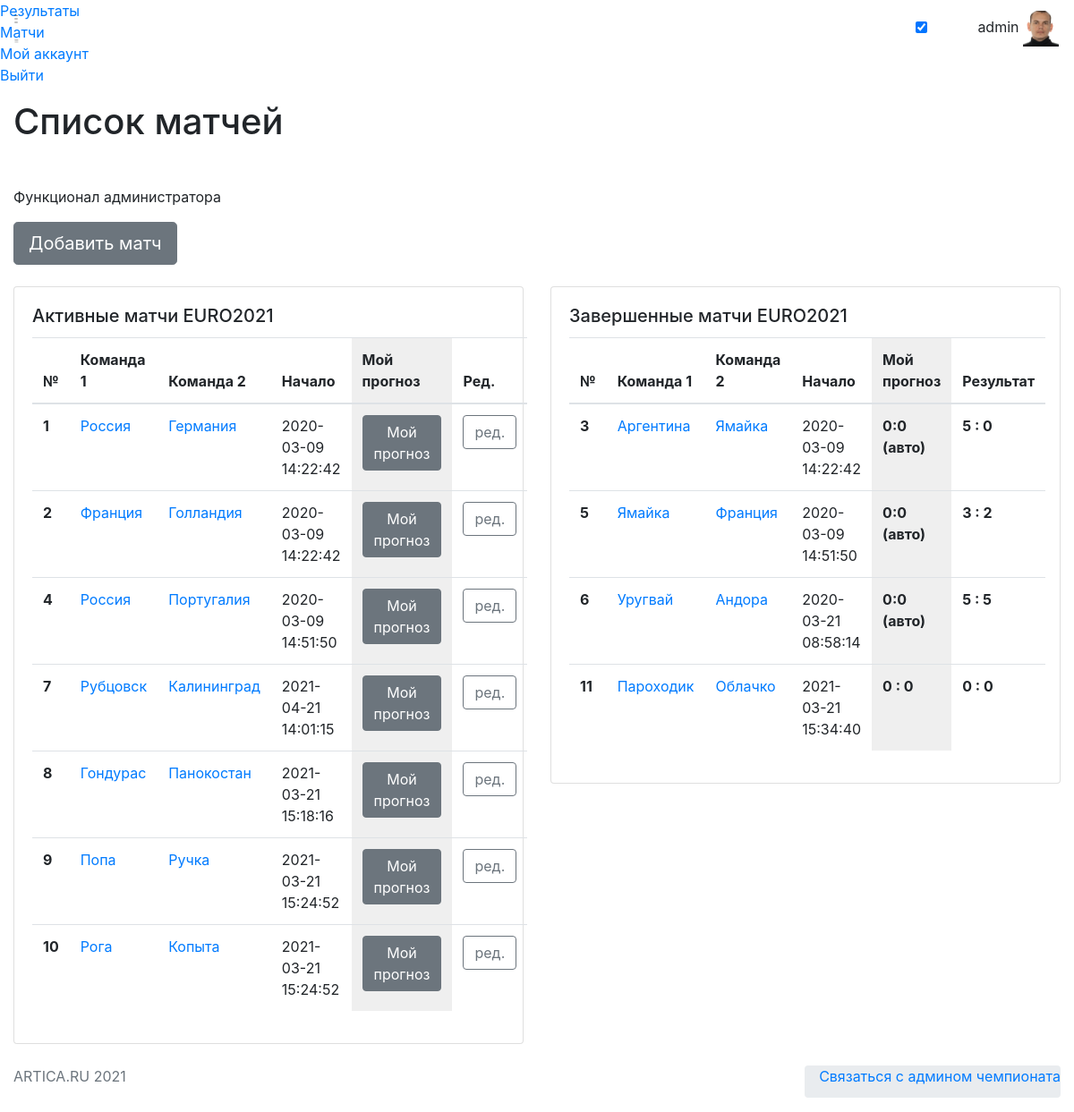
The page /matchs (signed in) on the database as committed earlier.
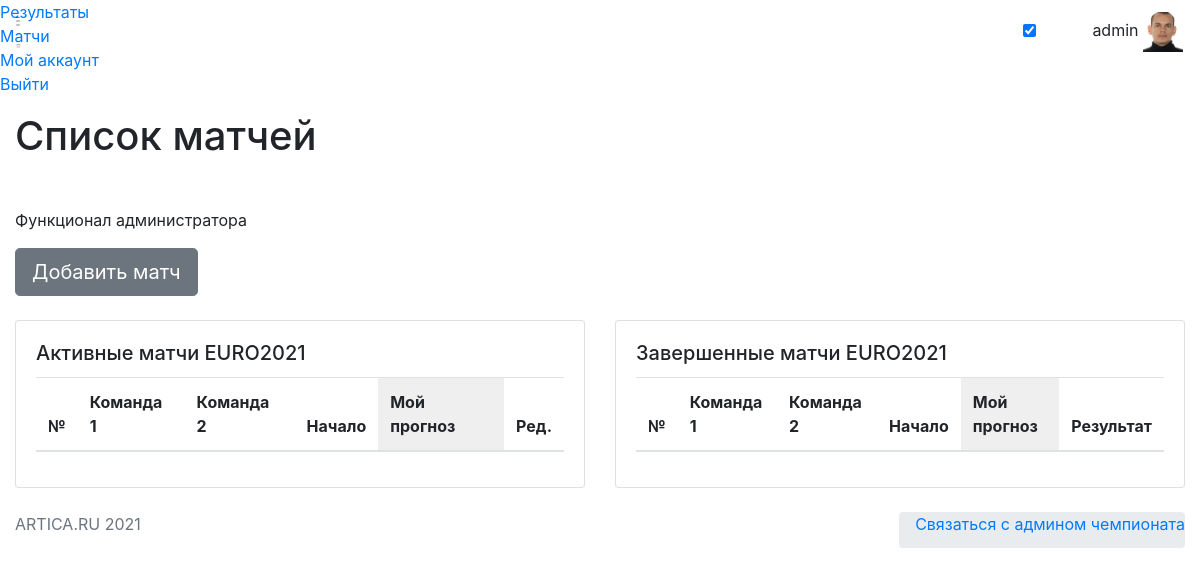
The same page on the database as committed later.
### app/models.py (models this page shows, shortened)
class User(UserMixin, db.Model):
    id = db.Column(db.Integer, primary_key=True)
    username = db.Column(db.String(64), index=True, unique=True)
    email = db.Column(db.String(120), index=True, unique=True)
    password_hash = db.Column(db.String(128))
    pred = db.relationship('Bets', backref='author', lazy='dynamic')
    avatar = db.Column(db.String(128))
    about_me = db.Column(db.String(140))
    fio = db.Column(db.String(140))

class Match(db.Model):
    id = db.Column(db.Integer, primary_key=True)
    team1 = db.Column(db.String(64))
    team2 = db.Column(db.String(64))
    t1_res =  db.Column(db.Integer)
    t2_res = db.Column(db.Integer)
    timestamp = db.Column(db.DateTime, index=True, default=datetime.utcnow)
    completed = db.Column(db.Boolean, default=False)

class Bets(db.Model):
    id = db.Column(db.Integer, primary_key=True)
    match_id = db.Column(db.String(140), db.ForeignKey('match.id'))
    user_id = db.Column(db.Integer, db.ForeignKey('user.id'))
    t1_pre = db.Column(db.Integer, default=0)
    t2_pre = db.Column(db.Integer, default=0)
    comment = db.Column(db.String(140))
    timestamp = db.Column(db.DateTime, index=True, default=datetime.utcnow)
    res_scor = db.Column(db.Integer)

### app/routes.py (the view)
@app.route('/matchs', methods=['GET', 'POST'])
@login_required
def matchs():
    matchs = Match.query.all()
    bets = Bets.query.filter_by(user_id=current_user.id).all()
    return render_template('matchs.html', matchs=matchs, bets=bets)

### app/models.py (called while the page is built)
@login.user_loader
def load_user(id):
    return User.query.get(int(id))

### app/templates/matchs.html (shortened to what this page needs)
{% extends  'base.html' %}
{% block content_title %}
    Список матчей
{% endblock %}
{% block content%}
    {% if current_user.username == 'admin' %}
    <div>
        <p>Функционал администратора</p>
    <form style="padding-bottom: 20px;" action="{{ url_for('matchadd') }}">
        <button type="submit" class="btn btn-secondary btn-lg mb-1">Добавить матч</button>
    </form>
    </div>
    {% endif %}
    <div class="row">
        <div class="col-lg-6 col-md-6 mb-4">
            <div class="card">
                <div class="card-body">
                    <h5 class="card-title">Активные матчи EURO2021</h5>
                        <table  width="100%" class="table">
                            <thead>
                                <tr>
                                    <th width="5px;" scope="col">№</th>
                                    <th scope="col">Команда 1</th>
                                    <th scope="col">Команда 2</th>
                                    <th scope="col">Начало</th>
                                    <th style="background-color: #efefef;" scope="col">Мой прогноз</th>
                                    {% if current_user.username == 'admin' %}<th scope="col">Ред.</th>
                                    {% endif %}
                                </tr>
                            </thead>
                            <tbody>
                                <tr>
                    {% if current_user.username == 'admin' %}
                                {% for match in matchs %}
                                    {% if match.completed%}
                                    {%else%}
                                        <th scope="row">{{match.id}}</th>
                                        <td><a href="{{ url_for('editmatchs', match_id = match.id) }}">{{match.team1}}</a></td>
                                        <td><a href="{{ url_for('editmatchs', match_id = match.id) }}">{{match.team2}}</a></td>
                                        <td>{{match.timestamp}}</td>
                                        {%for bet in bets if bet.match_id | int == match.id | int %}
                                                <td style="background-color: #efefef;"><b>{{bet.t1_pre}} : {{bet.t2_pre}}</b> <a href="{{ url_for('editbets', match_id = match.id) }}"><span class="btn btn btn-outline-secondary btn-xs">Изменить</span></a></td>
                                        {%else%}
                                                <td style="background-color: #efefef;"><b><a href="{{ url_for('editbets', match_id = match.id) }}"><span class="btn btn btn-secondary btn-xs">Мой прогноз</span></a></td>
                                        {% endfor %}
                                        {% if current_user.username == 'admin' %}<th scope="col"><a href="{{ url_for('editmatchs', match_id = match.id) }}"><span class="btn btn btn-outline-secondary btn-xs">ред.</span></a></th>
                                        {% endif %}
                                        </tr>
                                        {% endif %}
                                        {% endfor %}
                     {% endif %}
                            </tr>
                        </tbody>
                    </table>
                </div>
            </div>
        </div>
            <div class="col-lg-6 col-md-6 mb-4">
            <div class="card">
                <div class="card-body">
                    <h5 class="card-title">Завершенные матчи EURO2021</h5>
                        <table  width="100%" class="table">
                            <thead>
                                <tr>
                                    <th width="5px;" scope="col">№</th>
                                    <th scope="col">Команда 1</th>
                                    <th scope="col">Команда 2</th>
                                    <th scope="col">Начало</th>
                                    <th style="background-color: #efefef;" scope="col">Мой прогноз</th>
                                    <th scope="col">Результат</th>
                                </tr>
                            </thead>
                            <tbody>
                                <tr>
                    {% if current_user.username == 'admin' %}
                                {% for match in matchs %}
                                    {% if match.completed%}
                                        <th scope="row">{{match.id}}</th>
                                        <td><a href="{{ url_for('editmatchs', match_id = match.id) }}">{{match.team1}}</a></td>
                                        <td><a href="{{ url_for('editmatchs', match_id = match.id) }}">{{match.team2}}</a></td>
                                        <td>{{match.timestamp}}</td>
                                        {%for bet in bets if bet.match_id | int == match.id | int %}
                                                <td style="background-color: #efefef;"><b>{{bet.t1_pre}} : {{bet.t2_pre}}</b></td>
                                        {%else%}
                                                <td style="background-color: #efefef;"><b>0:0 (авто)</b></td>
                                        {% endfor %}
                                        <td><b>{{match.t1_res}} : {{match.t2_res}}</b></td>
                                        </tr>
                                        {% endif %}
                                        {% endfor %}
                     {% endif %}
                            </tr>
                        </tbody>
                    </table>
                </div>
            </div>
        </div>
    </div>
{% endblock %}

### app/templates/base.html (shortened to what this page needs)
<!DOCTYPE html>
<html lang="en">
<head>
    <link rel="stylesheet" href="https://starbets.herokuapp.com/static/font/iconsmind-s/css/iconsminds.css" />
    <link rel="stylesheet" href="https://starbets.herokuapp.com/static/font/simple-line-icons/css/simple-line-icons.css" />
    <link rel="stylesheet" href="https://starbets.herokuapp.com/static/css/vendor/bootstrap.min.css" />
    <link rel="stylesheet" href="https://starbets.herokuapp.com/static/css/vendor/bootstrap.rtl.only.min.css" />
    <link rel="stylesheet" href="https://starbets.herokuapp.com/static/css/vendor/fullcalendar.min.css" />
    <link rel="stylesheet" href="https://starbets.herokuapp.com/static/css/vendor/dataTables.bootstrap4.min.css" />
    <link rel="stylesheet" href="https://starbets.herokuapp.com/static/css/vendor/datatables.responsive.bootstrap4.min.css" />
    <link rel="stylesheet" href="https://starbets.herokuapp.com/static/css/vendor/select2.min.css" />
    <link rel="stylesheet" href="https://starbets.herokuapp.com/static/css/vendor/select2-bootstrap.min.css" />
    <link rel="stylesheet" href="https://starbets.herokuapp.com/static/css/vendor/perfect-scrollbar.css" />
    <link rel="stylesheet" href="https://starbets.herokuapp.com/static/css/vendor/glide.core.min.css" />
    <link rel="stylesheet" href="https://starbets.herokuapp.com/static/css/vendor/bootstrap-stars.css" />
    <link rel="stylesheet" href="https://starbets.herokuapp.com/static/css/vendor/nouislider.min.css" />
    <link rel="stylesheet" href="https://starbets.herokuapp.com/static/css/vendor/bootstrap-datepicker3.min.css" />
    <link rel="stylesheet" href="https://starbets.herokuapp.com/static/css/vendor/component-custom-switch.min.css" />
    <link rel="stylesheet" href="https://starbets.herokuapp.com/static/css/main.css" />
</head>
<body id="app-container" class="menu-default show-spinner">
    <nav class="navbar fixed-top">
        <div class="d-flex align-items-center navbar-left">
            <a href="#" class="menu-button d-none d-md-block">
                <svg class="main" xmlns="http://www.w3.org/2000/svg" viewBox="0 0 9 17">
                    <rect x="0.48" y="0.5" width="7" height="1" />
                    <rect x="0.48" y="7.5" width="7" height="1" />
                    <rect x="0.48" y="15.5" width="7" height="1" />
                </svg>
                <svg class="sub" xmlns="http://www.w3.org/2000/svg" viewBox="0 0 18 17">
                    <rect x="1.56" y="0.5" width="16" height="1" />
                    <rect x="1.56" y="7.5" width="16" height="1" />
                    <rect x="1.56" y="15.5" width="16" height="1" />
                </svg>
            </a>
        </div>
        <div class="navbar-right">
            <div class="header-icons d-inline-block align-middle">
                <div class="d-none d-md-inline-block align-text-bottom mr-3">
                    <div class="custom-switch custom-switch-primary-inverse custom-switch-small pl-1"
                         data-toggle="tooltip" data-placement="left" title="Dark Mode">
                        <input class="custom-switch-input" id="switchDark" type="checkbox" checked>
                    </div>
                </div>
                <button class="header-icon btn btn-empty d-none d-sm-inline-block" type="button" id="fullScreenButton">
                </button>
            </div>
               {% if current_user.is_anonymous %}{% else %}
            <div class="user d-inline-block">
                <button class="btn btn-empty p-0" type="button" data-toggle="dropdown" aria-haspopup="true"
                    aria-expanded="false">
                    <span class="name">{{ current_user.username }}</span>
                    <span>
                        <img style="object-fit: cover; width: 40px; height: 40px;" alt="Profile picture" src="{{'static/'+current_user.avatar}}" />
                    </span>
                </button>
            </div>
            {% endif %}
        </div>
    </nav>
    <div class="menu">
        <div class="main-menu">
            <div class="scroll">
                <ul class="list-unstyled">
                    {% if current_user.is_anonymous %}
                    <li>
                        <a href="{{ url_for('login') }}">
                            <i class="simple-icon-login"></i> Войти
                        </a>
                    </li>
                    <li>
                        <a href="{{ url_for('register') }}">
                            <i class="simple-icon-user-follow"></i> Регистрация
                        </a>
                    </li>
                    {% else %}
                   <li class="active">
                        <a href="/">
                            <span>Результаты</span>
                        </a>
                    </li>
                    <li>
                        <a href="{{ url_for('matchs') }}">
                             Матчи
                        </a>
                    </li>
                    <li>
                        <a href="{{ url_for('user', username=current_user.username) }}">
                             Мой аккаунт
                        </a>
                    </li>
                    <li>
                        <a href="{{ url_for('logout') }}">
                             Выйти
                        </a>
                    </li>
                 {% endif %}
                </ul>
            </div>
        </div>
    </div>
    <main>
        <div class="container-fluid">
            <div class="row">
                <div class="col-12">
                    <h1>
                     {% block content_title %}
                     {% endblock %}
                    </h1>
                </div>
            </div>
                {% block content%}
                {% endblock %}
        </div>
    </main>
    <footer class="page-footer">
        <div class="footer-content">
            <div class="container-fluid">
                <div class="row">
                    <div class="col-12 col-sm-6">
                        <p class="mb-0 text-muted">ARTICA.RU 2021</p>
                    </div>
                    <div class="col-sm-6 d-none d-sm-block">
                        <ul class="breadcrumb pt-0 pr-0 float-right">
                            <li class="breadcrumb-item mb-0">
                                <a href="tel:+79132344444" class="btn-link">Связаться с админом чемпионата</a>
                            </li>
                        </ul>
                    </div>
                </div>
            </div>
        </div>
    </footer>
</body>
</html>

Rows that differ between the two databases and show on the page:
removed Match: id "1", team1 "Россия", team2 "Германия", timestamp "2020-03-09 14:22:42", shown under "Активные матчи EURO2021"
removed Match: id "2", team1 "Франция", team2 "Голландия", timestamp "2020-03-09 14:22:42", shown under "Активные матчи EURO2021"
removed Match: id "4", team1 "Россия", team2 "Португалия", timestamp "2020-03-09 14:51:50", shown under "Активные матчи EURO2021"
removed Match: id "7", team1 "Рубцовск", team2 "Калининград", timestamp "2021-04-21 14:01:15", shown under "Активные матчи EURO2021"
removed Match: id "8", team1 "Гондурас", team2 "Панокостан", timestamp "2021-03-21 15:18:16", shown under "Активные матчи EURO2021"
removed Match: id "9", team1 "Попа", team2 "Ручка", timestamp "2021-03-21 15:24:52", shown under "Активные матчи EURO2021"
removed Match: id "10", team1 "Рога", team2 "Копыта", timestamp "2021-03-21 15:24:52", shown under "Активные матчи EURO2021"
removed Match: id "3", team1 "Аргентина", team2 "Ямайка", timestamp "2020-03-09 14:22:42", t1_res "5", t2_res "0", shown under "Завершенные матчи EURO2021"
removed Match: id "5", team1 "Ямайка", team2 "Франция", timestamp "2020-03-09 14:51:50", t1_res "3", t2_res "2", shown under "Завершенные матчи EURO2021"
removed Match: id "6", team1 "Уругвай", team2 "Андора", timestamp "2020-03-21 08:58:14", t1_res "5", t2_res "5", shown under "Завершенные матчи EURO2021"
removed Match: id "11", team1 "Пароходик", team2 "Облачко", timestamp "2021-03-21 15:34:40", t1_res "0", t2_res "0", shown under "Завершенные матчи EURO2021"
removed Bets: t1_pre "0", t2_pre "0"
